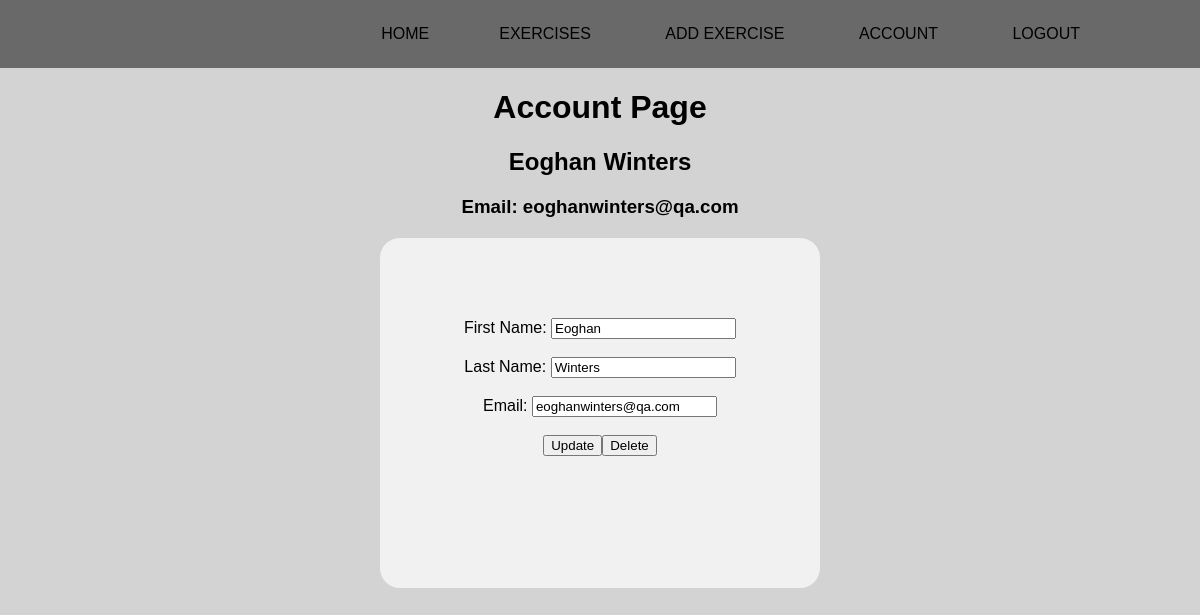
/account (signed in), run on the app's committed database.
### application/models.py (models this page shows, shortened)
class Users(db.Model, UserMixin):
	id = db.Column(db.Integer, primary_key=True)
	first_name = db.Column(db.String(20), nullable=False)
	last_name = db.Column(db.String(20), nullable=False)
	email = db.Column(db.String(150), nullable=False, unique=True)
	password = db.Column(db.String(50), nullable=False)
	exercises = db.relationship('Exercises', backref='author', lazy=True)

### application/routes.py (the view)
@app.route('/account', methods=['GET','POST'])
@login_required
def account():
	form = UpdateAccountForm()
	if form.validate_on_submit():
		current_user.first_name = form.first_name.data
		current_user.last_name = form.last_name.data
		current_user.email = form.email.data
		db.session.commit()
		return redirect(url_for('account'))
	elif request.method == 'GET':
		form.first_name.data = current_user.first_name
		form.last_name.data = current_user.last_name
		form.email.data = current_user.email
	return render_template('account.html', title='Account', form=form)

### application/forms.py (shortened to what this page needs)
class UpdateAccountForm(FlaskForm):
	first_name = StringField('First Name: ',
		validators=[
			DataRequired(),
			Length(max=30)
		])
	last_name = StringField('Last Name: ',
		validators=[
			DataRequired(),
			Length(max=30)
		])
	email = StringField('Email: ',
		validators=[
			DataRequired(),
			Email()
		])
	submit = SubmitField('Update')

### application/models.py (called while the page is built)
@login_manager.user_loader
def load_user(id):
	return Users.query.get(int(id))

### application/templates/account.html (shortened to what this page needs)
{% extends "layout.html" %}
{% block bc %}
	<h1>Account Page</h1>
	<h2> {{ current_user.first_name }} {{ current_user.last_name }}</h2>
	<h3>Email: {{current_user.email }}</h3>
	<div class="form">
		<form method="POST" action="" class="account-form">
			<div class="form-group">
			{{ form.first_name.label }}
			{% if form.first_name.errors %}
			{{ form.first_name }}
			<div class="error">
				{% for error in form.first_name.errors %}
					<span>{{ error }}</span>
				{% endfor %}
			</div>
			{% else %}
				{{ form.first_name }}
			{% endif %}
			</div>
			<br>
			<div class="form-group">
			{{ form.last_name.label }}
			{% if form.last_name.errors %}
			{{ form.last_name }}
			<div class="error">
				{% for error in form.last_name.errors %}
					<span>{{ error }}</span>
				{% endfor %}
			</div>
			{% else %}
				{{ form.last_name }}
			{% endif %}
			</div>
			<br>
			<div class="form-group">
			{{ form.email.label }}
			{% if form.email.errors %}
			{{ form.email }}
			<div class="error">
				{% for error in form.email.errors %}
					<span>{{ error }}</span>
				{% endfor %}
			</div>
			{% else %}
				{{ form.email }}
			{% endif %}
			</div>
			<br>
			{{ form.submit }}<a href="{{ url_for('delete_user', user_id=current_user.id) }}" input type="submit" onclick="clicked(event)"><button type="button">Delete</button></a>
		</form>
	</div>
{% endblock bc %}

### application/static/main.css (style rules this page uses)
body { background-color: #D3D3D3; font-family: arial; text-align: center; margin: 0; }
.form { margin-top: 20px; }
.account-form { width: 360px; background: #f1f1f1; height: 190px; padding: 80px 40px; border-radius: 20px; position: relative; margin: 0 auto }

### data on the page
Users: first_name "Eoghan", last_name "Winters", email "eoghanwinters@qa.com"
